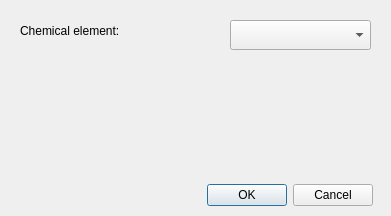
<?xml version="1.0" encoding="UTF-8"?>
<ui version="4.0">
 <class>remove_ww</class>
 <widget class="QWidget" name="remove_ww">
  <property name="geometry">
   <rect>
    <x>0</x>
    <y>0</y>
    <width>391</width>
    <height>216</height>
   </rect>
  </property>
  <property name="windowTitle">
   <string>Remove - GG</string>
  </property>
  <widget class="QComboBox" name="chem_elem_cb">
   <property name="geometry">
    <rect>
     <x>230</x>
     <y>20</y>
     <width>141</width>
     <height>30</height>
    </rect>
   </property>
  </widget>
  <widget class="QLabel" name="che_elem_label">
   <property name="geometry">
    <rect>
     <x>20</x>
     <y>20</y>
     <width>191</width>
     <height>22</height>
    </rect>
   </property>
   <property name="text">
    <string>Chemical element:</string>
   </property>
  </widget>
  <widget class="QDialogButtonBox" name="remove_bb">
   <property name="geometry">
    <rect>
     <x>190</x>
     <y>180</y>
     <width>183</width>
     <height>30</height>
    </rect>
   </property>
   <property name="standardButtons">
    <set>QDialogButtonBox::Cancel|QDialogButtonBox::Ok</set>
   </property>
  </widget>
 </widget>
 <tabstops>
  <tabstop>chem_elem_cb</tabstop>
 </tabstops>
 <resources/>
 <connections/>
</ui>
